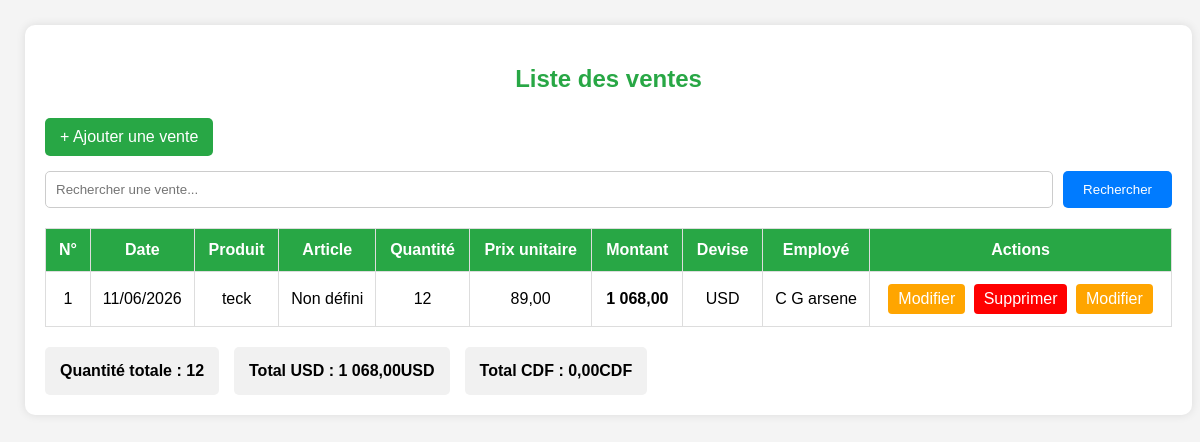
The page /vente/liste.php on the database its author committed.
### tables this page shows
CREATE TABLE IF NOT EXISTS `vente` (
  `id_vente` int(11) NOT NULL AUTO_INCREMENT,
  `produit` varchar(250) DEFAULT NULL,
  `date` date DEFAULT NULL,
  `quantite` int(11) DEFAULT NULL,
  `PU` decimal(10,0) DEFAULT NULL,
  `montant` decimal(10,2) DEFAULT NULL,
  `devise` enum('USD','CDF') DEFAULT NULL,
  `id_article` int(11) NOT NULL,
  `id_employe` int(11) DEFAULT NULL,
  PRIMARY KEY (`id_vente`),
  KEY `id_employe` (`id_employe`)
);

CREATE TABLE IF NOT EXISTS `employe` (
  `id_employe` int(11) NOT NULL AUTO_INCREMENT,
  `date` date DEFAULT NULL,
  `nom` varchar(50) NOT NULL,
  `postnom` varchar(50) DEFAULT NULL,
  `prenom` varchar(50) DEFAULT NULL,
  `fonction` varchar(50) DEFAULT NULL,
  `telephone` varchar(20) DEFAULT NULL,
  `mail` varchar(50) DEFAULT NULL,
  `salaire` decimal(10,2) DEFAULT NULL,
  PRIMARY KEY (`id_employe`)
);

### vente/liste.php (the view, shortened to what this page needs)
<?php
$serveur = "localhost";
$utilisateur = "root";
$motdepasse = "";
$base = "cici";
$conn = mysqli_connect($serveur, $utilisateur, $motdepasse, $base);
mysqli_set_charset($conn, "utf8");
$recherche = "";
$sql = "SELECT
            vente.*,
            article.nom_article,
            employe.nom,
            employe.postnom,
            employe.prenom
        FROM vente
        LEFT JOIN article
            ON vente.id_article = article.id_article
        LEFT JOIN employe
            ON vente.id_employe = employe.id_employe";
$sql .= " ORDER BY vente.id_vente DESC";
$resultat = mysqli_query($conn, $sql);
$total_quantite = 0;
$total_montant_usd = 0;
$total_montant_cdf = 0;
?>
<!DOCTYPE html>
<html lang="fr">
<head>
</head>
<body>
<div class="container">
<h2>Liste des ventes</h2>
<a
    href="ajouter.php"
    class="btn-ajouter"
>
    + Ajouter une vente
</a>
<form
    method="GET"
    action="liste.php"
    class="recherche"
>
    <input
        type="text"
        name="recherche"
        placeholder="Rechercher une vente..."
        value="<?php echo htmlspecialchars($recherche); ?>"
    >
    <button type="submit">
        Rechercher
    </button>
</form>
<div class="table-container">
<table>
<thead>
<tr>
    <th>N°</th>
    <th>Date</th>
    <th>Produit</th>
    <th>Article</th>
    <th>Quantité</th>
    <th>Prix unitaire</th>
    <th>Montant</th>
    <th>Devise</th>
    <th>Employé</th>
    <th>Actions</th>
</tr>
</thead>
<tbody>
<?php
$numero = 1;
if (mysqli_num_rows($resultat) > 0) {
    while ($vente = mysqli_fetch_assoc($resultat)) {
        $quantite =
            (float)$vente['quantite'];
        $PU =
            (float)$vente['PU'];
        $montant =
            $quantite * $PU;
        $total_quantite += $quantite;
        if ($vente['devise'] == "USD") {
            $total_montant_usd += $montant;
        } elseif ($vente['devise'] == "CDF") {
            $total_montant_cdf += $montant;
        }
        $nom_employe =
            trim(
                $vente['nom'] . " "
                . $vente['postnom'] . " "
                . $vente['prenom']
            );
?>
<tr>
    <td>
        <?php
        echo $numero++;
        ?>
    </td>
    <td>
        <?php
        echo date(
            "d/m/Y",
            strtotime($vente['date'])
        );
        ?>
    </td>
    <td>
        <?php
        echo htmlspecialchars(
            $vente['produit']
        );
        ?>
    </td>
    <td>
        <?php
        if (!empty($vente['nom_article'])) {
            echo htmlspecialchars(
                $vente['nom_article']
            );
        } else {
            echo "Non défini";
        }
        ?>
    </td>
    <td>
        <?php
        echo number_format(
            $quantite,
            0,
            ',',
            ' '
        );
        ?>
    </td>
    <td>
        <?php
        echo number_format(
            $PU,
            2,
            ',',
            ' '
        );
        ?>
    </td>
    <td>
        <strong>
        <?php
        echo number_format(
            $montant,
            2,
            ',',
            ' '
        );
        ?>
        </strong>
    </td>
    <td>
        <?php
        echo htmlspecialchars(
            $vente['devise']
        );
        ?>
    </td>
    <td>
        <?php
        if ($nom_employe != "") {
            echo htmlspecialchars(
                $nom_employe
            );
        } else {
            echo "Non défini";
        }
        ?>
    </td>
    <td>
        <a
            href="modifier.php?id=<?php echo $vente['id_vente']; ?>"
            class="btn-modifier"
        >
            Modifier
        </a>
        <a
            href="suprimer.php?id=<?php echo $vente['id_vente']; ?>"
            class="btn-supprimer"
            onclick="return confirm('Voulez-vous vraiment supprimer cette vente ?');"
        >
            Supprimer
        </a>
        <a
            href="facture.php?id=<?php echo $vente['id_vente']; ?>"
            class="btn-modifier"
        >
            Modifier
        </a>
    </td>
</tr>
<?php
    }
}
?>
</tbody>
</table>
</div>
<div class="totaux">
<div class="total-box">
Quantité totale :
<?php
echo number_format(
    $total_quantite,
    0,
    ',',
    ' '
);
?>
</div>
<div class="total-box">
Total USD :
<?php
echo number_format(
    $total_montant_usd,
    2,
    ',',
    ' '
);
?>
USD
</div>
<div class="total-box">
Total CDF :
<?php
echo number_format(
    $total_montant_cdf,
    2,
    ',',
    ' '
);
?>
CDF
</div>
</div>
</div>
</body>
</html>

### vente/liste.php (style rules this page uses)
body { font-family: Arial, sans-serif; background: #f4f4f4; margin: 0; padding: 25px; }
.container { width: 98%; margin: auto; background: white; padding: 20px; border-radius: 10px; box-shadow: 0 0 10px rgba(0,0,0,0.1); }
h2 { text-align: center; color: #28a745; margin-bottom: 25px; }
.btn-ajouter { display: inline-block; background: #28a745; color: white; padding: 10px 15px; text-decoration: none; border-radius: 5px; margin-bottom: 15px; }
.recherche { display: flex; gap: 10px; margin-bottom: 20px; }
.recherche input { flex: 1; padding: 10px; border: 1px solid #ccc; border-radius: 5px; }
.recherche button { padding: 10px 20px; background: #007bff; color: white; border: none; border-radius: 5px; cursor: pointer; }
.table-container { overflow-x: auto; }
table { width: 100%; border-collapse: collapse; min-width: 1100px; }
th { background: #28a745; color: white; padding: 12px; border: 1px solid #ddd; }
td { padding: 10px; border: 1px solid #ddd; text-align: center; }
.btn-modifier { background: orange; color: white; padding: 6px 10px; text-decoration: none; border-radius: 4px; display: inline-block; margin: 2px; }
.btn-supprimer { background: red; color: white; padding: 6px 10px; text-decoration: none; border-radius: 4px; display: inline-block; margin: 2px; }
.totaux { margin-top: 20px; display: flex; gap: 15px; flex-wrap: wrap; }
.total-box { background: #f1f1f1; padding: 15px; border-radius: 5px; font-weight: bold; }

### rows shown on the page
vente: date "11/06/2026", produit "teck", quantite "12", PU "89,00", montant "1 068,00", devise "USD", id_employe.prenom "C G arsene"

### other values the page prints
$total_quantite "12"
$total_montant_usd "1 068,00"
$total_montant_cdf "0,00"
